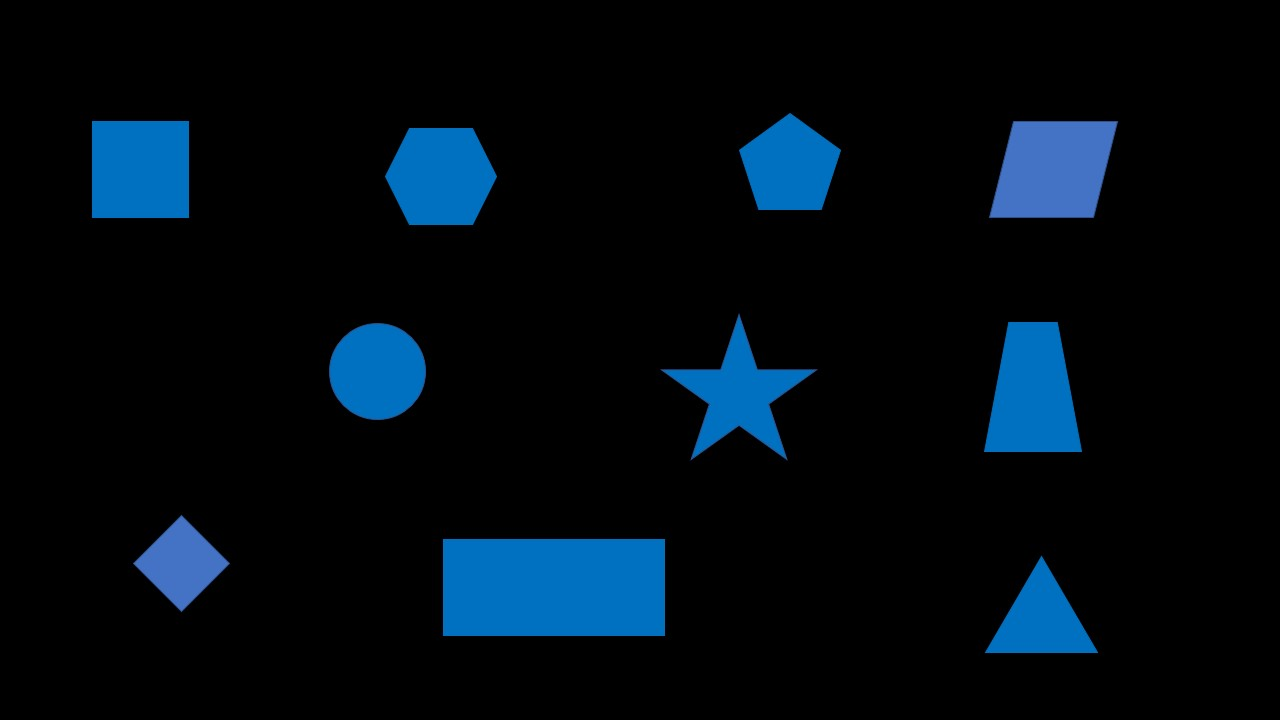
#> input picture program_1/intro_opencv/shapes.jpg, 1280 x 720 px
$ python Lab1_Shapes.py
#> lines starting #> are read from the running program, lines starting #| are printed output that depends on the picture; after the words box and inside, x2 and y2 are one past the last pixel; in counts of white or black regions, pixels touching at a corner belong together
#!/usr/bin/env python
# coding: utf-8


import imutils
import cv2
import time
import numpy as np
import matplotlib.pyplot as plt

from IPython.display import clear_output


plt.rcParams['figure.figsize'] = [18, 8]

def shapedetector(c):
    shape = "N.A"
    perimeter = cv2.arcLength(c, True)
    approx = cv2.approxPolyDP(c, 0.04 * perimeter, True)

    if len(approx) == 3:
        shape = "triangle"
    elif len(approx) == 4:
        (x, y, w, h) = cv2.boundingRect(approx)
        ar = w / float(h)

        if ar >= 0.95 and ar <= 1.05:
            shape = "square"
        else:
            ux = approx.item(2) - approx.item(0)
            uy = approx.item(3) - approx.item(1)
            vx = approx.item(6) - approx.item(0)
            vy = approx.item(7) - approx.item(1)
            vector_1 = [ux, uy]
            vector_2 = [vx, vy]
            unit_vector_1 = vector_1 / np.linalg.norm(vector_1)
            unit_vector_2 = vector_2 / np.linalg.norm(vector_2)
            dot_product = np.dot(unit_vector_1, unit_vector_2)
            angle = np.arccos(dot_product)
            angle = angle*180/np.pi

            if angle >= 88 and angle <= 92:
                shape = "rectangle"
            else:
                #TODO (Homework): parallelogram, trapezoid and diamond
                shape = "4SIDES"

    elif len(approx) == 5:
        shape = "pentagon"
    elif len(approx) == 6:
        shape = "hexagon"
        # otherwise, we assume the shape is a circle
    elif len(approx) == 10:
        shape = "star"
    else:
        shape = "circle"

    return shape

def main():
    image = cv2.imread("shapes.jpg")
#> image is the input picture: shape (720, 1280, 3); mean B, G, R 19.2, 11.2, 1.3
    resized = cv2.imread("shapes.jpg")
#     resized = imutils.resize(image, width=300)
    ratio = image.shape[0] / float(resized.shape[0])
#> ratio = 1

    gray = cv2.cvtColor(resized, cv2.COLOR_BGR2GRAY)
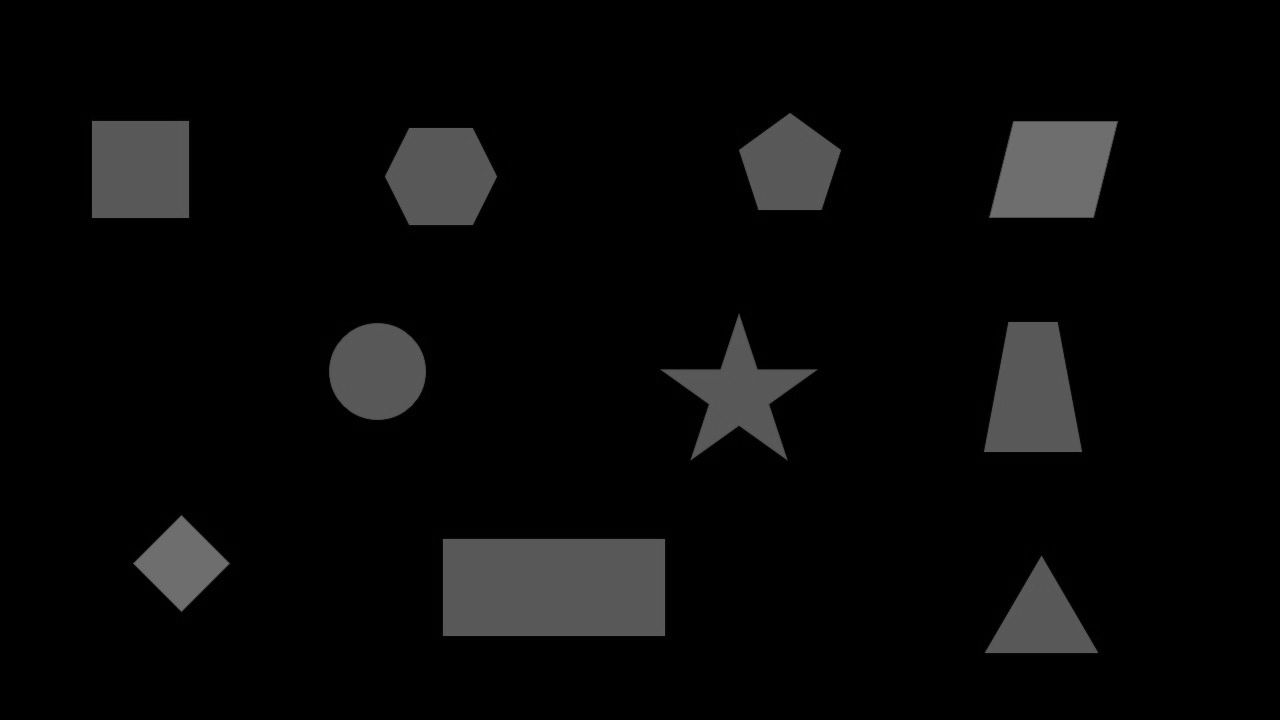
#> gray: shape (720, 1280); min 0, max 118, mean 9.1
    blurred = cv2.GaussianBlur(gray, (5, 5), 0)
    thresh = cv2.threshold(blurred, 60, 255, cv2.THRESH_BINARY)[1]
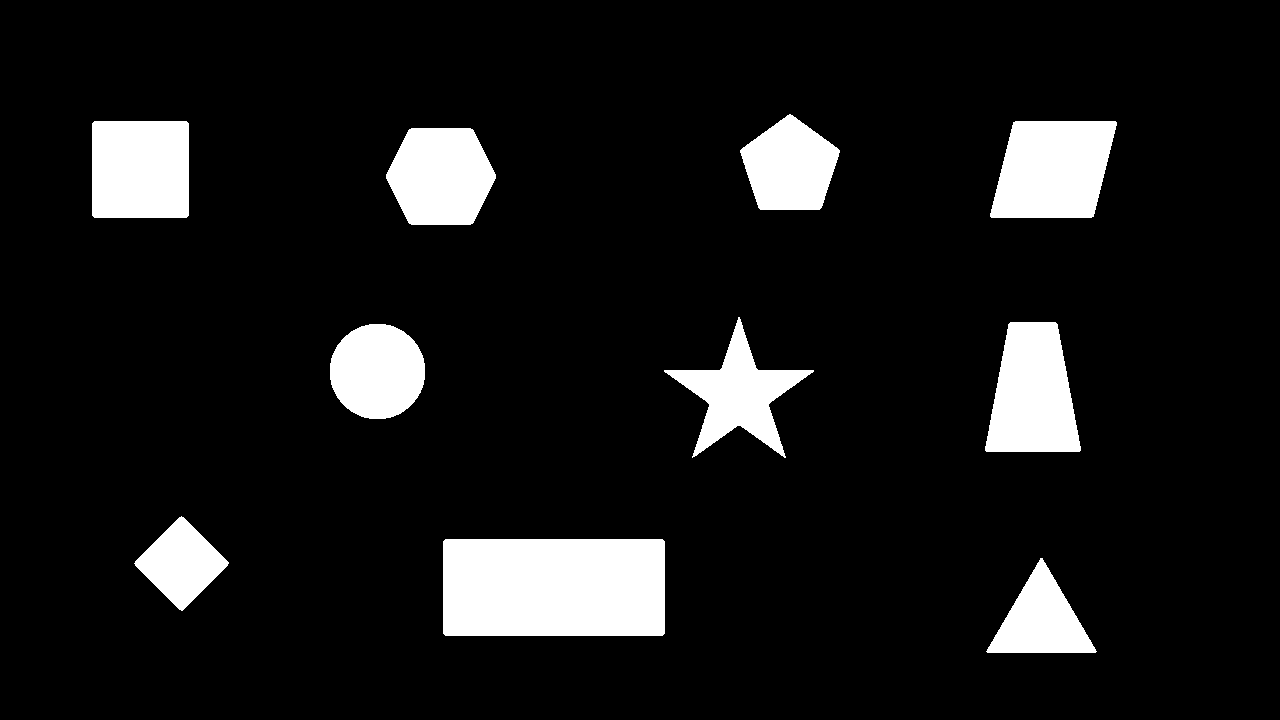
#> thresh: shape (720, 1280); 9.8% white; 10 white regions

    cnts = cv2.findContours(thresh.copy(), cv2.RETR_EXTERNAL,cv2.CHAIN_APPROX_SIMPLE)
#> cnts = 10 contours; largest, box (x1, y1, x2, y2) and area: (443, 539, 665, 636) 21208, (990, 121, 1117, 218) 9907, (985, 322, 1081, 452) 9250, (92, 121, 189, 218) 9208, (386, 128, 496, 225) 8296
    cnts = imutils.grab_contours(cnts)

    for i,c in enumerate(cnts):
        M = cv2.moments(c)
        cX = int((M["m10"] / M["m00"]) * ratio)
        cY = int((M["m01"] / M["m00"]) * ratio)
        shape = shapedetector(c)
        c = c.astype("float")
        c *= ratio
        c = c.astype("int")
        cv2.drawContours(image, [c], -1, (0, 255, 0), 2)
        cv2.putText(image, shape, (cX, cY), cv2.FONT_HERSHEY_SIMPLEX, 1.23, (255, 255, 255), 2)

        print("Controur {}. I found one controur with the shape of a {}.".format(i+1, shape))
        clear_output(wait=True)
        plt.clf()
        plt.imshow(image)
        plt.show()
        print("\n\n\n")
        time.sleep(0.5)
#> this loop made 1 pass
#> (cX, cY, shape, perimeter in shapedetector, approx in shapedetector) on pass 1: (1041, 620, 'triangle', 343.6, [[986, 651], [1096, 651], [1042, 558]])
#| Controur 1. I found one controur with the shape of a triangle.
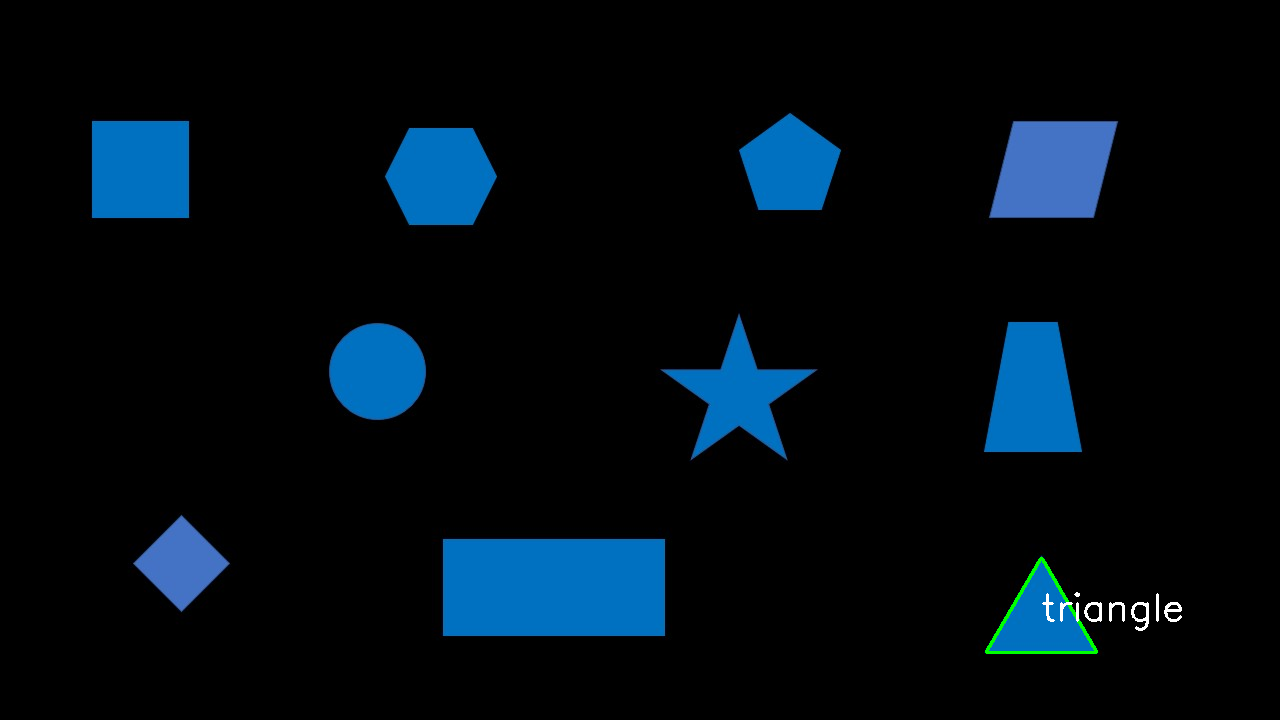
#> image: shape (720, 1280, 3); 0.23% of pixels changed, all inside (x1, y1, x2, y2) = (985, 557, 1182, 654)


main()
#> (the call stopped at in main, `plt.clf()`: IPython is not available in this run)
